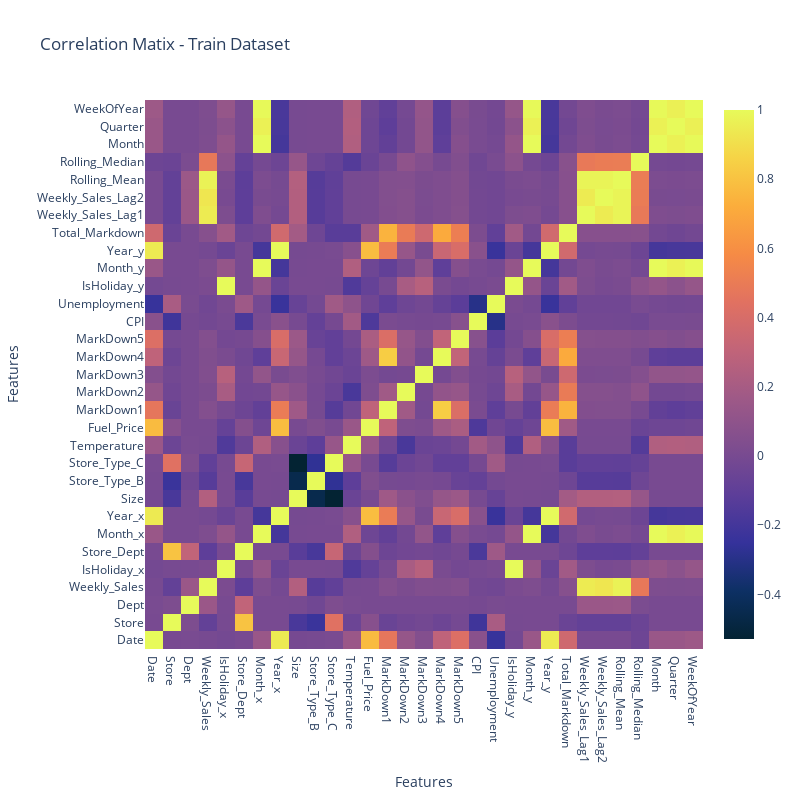

Here is the notebook cell this chart was saved with:
### Code cell
# Correlation matrix
corelation_matrix = train.drop(columns='Type').corr()

fig = go.Figure(
    data = go.Heatmap(
        z=corelation_matrix.values,
        x=corelation_matrix.columns,
        y=corelation_matrix.columns,
        colorscale='thermal'
    ))

fig.update_layout(
    title = 'Correlation Matix - Train Dataset',
    xaxis_title = 'Features',
    yaxis_title = 'Features'
)

# Increase the figure size
fig.update_layout(height=800, width=800)

# Display the interactive plot
pio.show(fig)

### Figure 1 — Plotly figure (JSON) as saved in the notebook; plotly's stock layout.template omitted (floating-point values rounded to 4 significant figures; data arrays with more than 128 entries replaced by an {"elided": "..."} marker saying what was removed)
{"data": [{"colorscale": [[0, "rgb(3, 35, 51)"], [0.09091, "rgb(13, 48, 100)"], [0.1818, "rgb(53, 50, 155)"], [0.2727, "rgb(93, 62, 153)"], [0.3636, "rgb(126, 77, 143)"], [0.4545, "rgb(158, 89, 135)"], [0.5455, "rgb(193, 100, 121)"], [0.6364, "rgb(225, 113, 97)"], [0.7273, "rgb(246, 139, 69)"], [0.8182, "rgb(251, 173, 60)"], [0.9091, "rgb(246, 211, 70)"], [1, "rgb(231, 250, 90)"]], "type": "heatmap", "x": ["Date", "Store", "Dept", "Weekly_Sales", "IsHoliday_x", "Store_Dept", "Month_x", "Year_x", "Size", "Store_Type_B", "Store_Type_C", "Temperature", "Fuel_Price", "MarkDown1", "MarkDown2", "MarkDown3", "MarkDown4", "MarkDown5", "CPI", "Unemployment", "IsHoliday_y", "Month_y", "Year_y", "Total_Markdown", "Weekly_Sales_Lag1", "Weekly_Sales_Lag2", "Rolling_Mean", "Rolling_Median", "Month", "Quarter", "WeekOfYear"], "y": ["Date", "Store", "Dept", "Weekly_Sales", "IsHoliday_x", "Store_Dept", "Month_x", "Year_x", "Size", "Store_Type_B", "Store_Type_C", "Temperature", "Fuel_Price", "MarkDown1", "MarkDown2", "MarkDown3", "MarkDown4", "MarkDown5", "CPI", "Unemployment", "IsHoliday_y", "Month_y", "Year_y", "Total_Markdown", "Weekly_Sales_Lag1", "Weekly_Sales_Lag2", "Rolling_Mean", "Rolling_Median", "Month", "Quarter", "WeekOfYear"], "z": {"elided": "31x31 float values"}}], "layout": {"height": 800, "title": {"text": "Correlation Matix - Train Dataset"}, "width": 800, "xaxis": {"title": {"text": "Features"}}, "yaxis": {"title": {"text": "Features"}}}}
